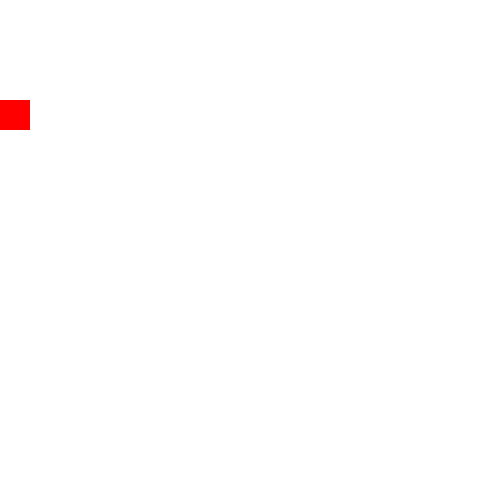
Frame 1 (no input)
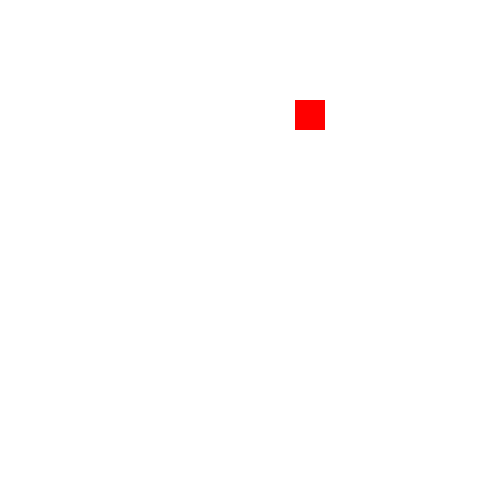
Frame 60 (the mouse pressed at the canvas centre just before this capture)
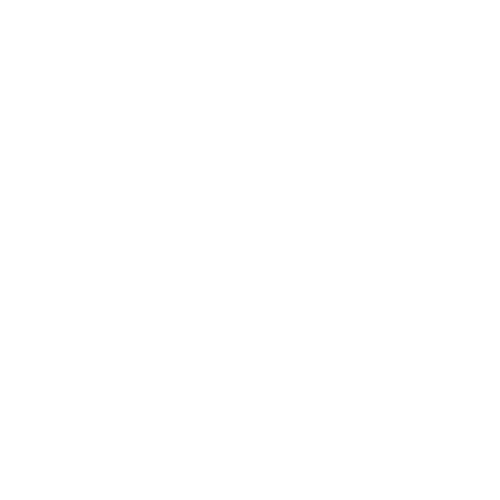
Frame 120 (the mouse held since frame 60 and released just before this capture)

The Processing sketch that drew these frames (run headless with seeded random() and noise(); from frame 60 on, the mouse is pressed at the canvas centre):

// Processing sketch: variables
// ── variables.pde
int frank = 0;

void setup() {
  size(500,500);
}

void draw() {  
  background(255);
  noStroke();
  fill(255,0,0);
  rect(frank,100,30,30);
  frank = frank + 5;
}
